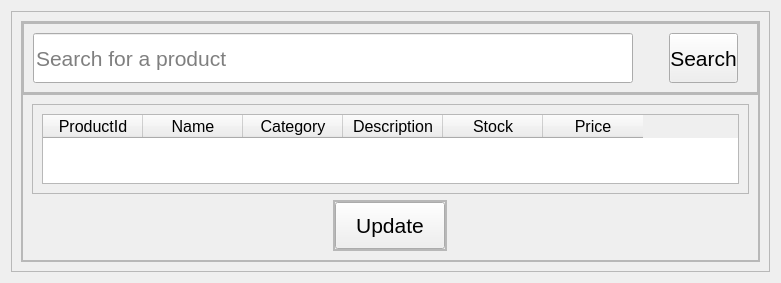
               <widget class="QWidget" name="Inventory">
                <layout class="QVBoxLayout" name="verticalLayout_24">
                 <item>
                  <widget class="QFrame" name="frame_22">
                   <property name="frameShape">
                    <enum>QFrame::StyledPanel</enum>
                   </property>
                   <property name="frameShadow">
                    <enum>QFrame::Raised</enum>
                   </property>
                   <layout class="QVBoxLayout" name="verticalLayout_19">
                    <item>
                     <widget class="QFrame" name="frame_23">
                      <property name="frameShape">
                       <enum>QFrame::StyledPanel</enum>
                      </property>
                      <property name="frameShadow">
                       <enum>QFrame::Raised</enum>
                      </property>
                      <layout class="QVBoxLayout" name="verticalLayout_20">
                       <property name="spacing">
                        <number>0</number>
                       </property>
                       <property name="leftMargin">
                        <number>0</number>
                       </property>
                       <property name="topMargin">
                        <number>0</number>
                       </property>
                       <property name="rightMargin">
                        <number>0</number>
                       </property>
                       <property name="bottomMargin">
                        <number>0</number>
                       </property>
                       <item>
                        <widget class="QFrame" name="frame_24">
                         <property name="minimumSize">
                          <size>
                           <width>0</width>
                           <height>0</height>
                          </size>
                         </property>
                         <property name="maximumSize">
                          <size>
                           <width>16777215</width>
                           <height>80</height>
                          </size>
                         </property>
                         <property name="frameShape">
                          <enum>QFrame::StyledPanel</enum>
                         </property>
                         <property name="frameShadow">
                          <enum>QFrame::Raised</enum>
                         </property>
                         <layout class="QHBoxLayout" name="horizontalLayout_7">
                          <property name="spacing">
                           <number>0</number>
                          </property>
                          <property name="leftMargin">
                           <number>0</number>
                          </property>
                          <property name="topMargin">
                           <number>0</number>
                          </property>
                          <property name="rightMargin">
                           <number>0</number>
                          </property>
                          <property name="bottomMargin">
                           <number>0</number>
                          </property>
                          <item>
                           <widget class="QFrame" name="frame_25">
                            <property name="frameShape">
                             <enum>QFrame::StyledPanel</enum>
                            </property>
                            <property name="frameShadow">
                             <enum>QFrame::Raised</enum>
                            </property>
                            <layout class="QHBoxLayout" name="horizontalLayout_8">
                             <item>
                              <widget class="QLineEdit" name="lineEdit_2">
                               <property name="minimumSize">
                                <size>
                                 <width>600</width>
                                 <height>50</height>
                                </size>
                               </property>
                               <property name="maximumSize">
                                <size>
                                 <width>16777215</width>
                                 <height>16777215</height>
                                </size>
                               </property>
                               <property name="styleSheet">
                                <string notr="true">font:16pt</string>
                               </property>
                               <property name="placeholderText">
                                <string>Search for a product</string>
                               </property>
                              </widget>
                             </item>
                             <item>
                              <spacer name="horizontalSpacer_4">
                               <property name="orientation">
                                <enum>Qt::Horizontal</enum>
                               </property>
                               <property name="sizeHint" stdset="0">
                                <size>
                                 <width>30</width>
                                 <height>20</height>
                                </size>
                               </property>
                              </spacer>
                             </item>
                             <item>
                              <widget class="QPushButton" name="pushButton_10">
                               <property name="minimumSize">
                                <size>
                                 <width>0</width>
                                 <height>50</height>
                                </size>
                               </property>
                               <property name="styleSheet">
                                <string notr="true">font:16pt;
margin-right:10;</string>
                               </property>
                               <property name="text">
                                <string>Search</string>
                               </property>
                               <property name="icon">
                                <iconset>
                                 <normaloff>../../../../../mnt/c/Users/prasa/Downloads/magnifying-glass.png</normaloff>../../../../../mnt/c/Users/prasa/Downloads/magnifying-glass.png</iconset>
                               </property>
                               <property name="iconSize">
                                <size>
                                 <width>20</width>
                                 <height>20</height>
                                </size>
                               </property>
                              </widget>
                             </item>
                            </layout>
                           </widget>
                          </item>
                         </layout>
                        </widget>
                       </item>
                       <item>
                        <widget class="QFrame" name="frame_26">
                         <property name="frameShape">
                          <enum>QFrame::StyledPanel</enum>
                         </property>
                         <property name="frameShadow">
                          <enum>QFrame::Raised</enum>
                         </property>
                         <layout class="QVBoxLayout" name="verticalLayout_21">
                          <item>
                           <widget class="QFrame" name="frame_27">
                            <property name="frameShape">
                             <enum>QFrame::StyledPanel</enum>
                            </property>
                            <property name="frameShadow">
                             <enum>QFrame::Raised</enum>
                            </property>
                            <layout class="QVBoxLayout" name="verticalLayout_22">
                             <item>
                              <widget class="QTableWidget" name="tableWidget_2">
                               <property name="styleSheet">
                                <string notr="true">font:12pt;</string>
                               </property>
                               <property name="sizeAdjustPolicy">
                                <enum>QAbstractScrollArea::AdjustToContents</enum>
                               </property>
                               <column>
                                <property name="text">
                                 <string>ProductId</string>
                                </property>
                               </column>
                               <column>
                                <property name="text">
                                 <string>Name</string>
                                </property>
                               </column>
                               <column>
                                <property name="text">
                                 <string>Category</string>
                                </property>
                               </column>
                               <column>
                                <property name="text">
                                 <string>Description</string>
                                </property>
                               </column>
                               <column>
                                <property name="text">
                                 <string>Stock</string>
                                </property>
                               </column>
                               <column>
                                <property name="text">
                                 <string>Price</string>
                                </property>
                               </column>
                              </widget>
                             </item>
                            </layout>
                           </widget>
                          </item>
                          <item alignment="Qt::AlignHCenter">
                           <widget class="QFrame" name="frame_28">
                            <property name="maximumSize">
                             <size>
                              <width>500</width>
                              <height>100</height>
                             </size>
                            </property>
                            <property name="frameShape">
                             <enum>QFrame::StyledPanel</enum>
                            </property>
                            <property name="frameShadow">
                             <enum>QFrame::Raised</enum>
                            </property>
                            <layout class="QVBoxLayout" name="verticalLayout_23">
                             <property name="spacing">
                              <number>0</number>
                             </property>
                             <property name="leftMargin">
                              <number>0</number>
                             </property>
                             <property name="topMargin">
                              <number>0</number>
                             </property>
                             <property name="rightMargin">
                              <number>0</number>
                             </property>
                             <property name="bottomMargin">
                              <number>0</number>
                             </property>
                             <item>
                              <widget class="QFrame" name="frame_29">
                               <property name="minimumSize">
                                <size>
                                 <width>0</width>
                                 <height>0</height>
                                </size>
                               </property>
                               <property name="maximumSize">
                                <size>
                                 <width>500</width>
                                 <height>100</height>
                                </size>
                               </property>
                               <property name="frameShape">
                                <enum>QFrame::StyledPanel</enum>
                               </property>
                               <property name="frameShadow">
                                <enum>QFrame::Raised</enum>
                               </property>
                               <layout class="QHBoxLayout" name="horizontalLayout_9">
                                <property name="spacing">
                                 <number>9</number>
                                </property>
                                <property name="leftMargin">
                                 <number>0</number>
                                </property>
                                <property name="topMargin">
                                 <number>0</number>
                                </property>
                                <property name="rightMargin">
                                 <number>0</number>
                                </property>
                                <property name="bottomMargin">
                                 <number>0</number>
                                </property>
                                <item>
                                 <widget class="QPushButton" name="pushButton_12">
                                  <property name="styleSheet">
                                   <string notr="true">font:16pt;
padding:10px 20px</string>
                                  </property>
                                  <property name="text">
                                   <string>Update</string>
                                  </property>
                                  <property name="icon">
                                   <iconset>
                                    <normaloff>../../../../../mnt/c/Users/prasa/Downloads/update.png</normaloff>../../../../../mnt/c/Users/prasa/Downloads/update.png</iconset>
                                  </property>
                                  <property name="iconSize">
                                   <size>
                                    <width>20</width>
                                    <height>20</height>
                                   </size>
                                  </property>
                                 </widget>
                                </item>
                               </layout>
                              </widget>
                             </item>
                            </layout>
                           </widget>
                          </item>
                         </layout>
                        </widget>
                       </item>
                      </layout>
                     </widget>
                    </item>
                   </layout>
                  </widget>
                 </item>
                </layout>
               </widget>
